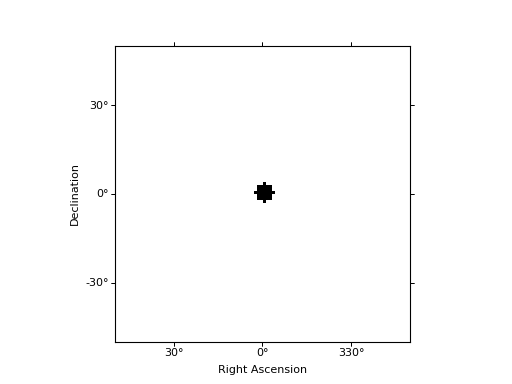

This figure's Python source:
import numpy as np
from gammapy.maps import Map
from astropy.convolution import Ring2DKernel, Tophat2DKernel
from gammapy.detect import KernelBackgroundEstimator

counts = Map.create(npix=100, binsz=1)
counts.data += 42
counts.data[50][50] = 1000
source_kernel = Tophat2DKernel(3)
bkg_kernel = Ring2DKernel(radius_in=4, width=2)
kbe = KernelBackgroundEstimator(kernel_src=source_kernel.array,
                                kernel_bkg=bkg_kernel.array)
result = kbe.run({'counts':counts})
result['exclusion'].plot()
